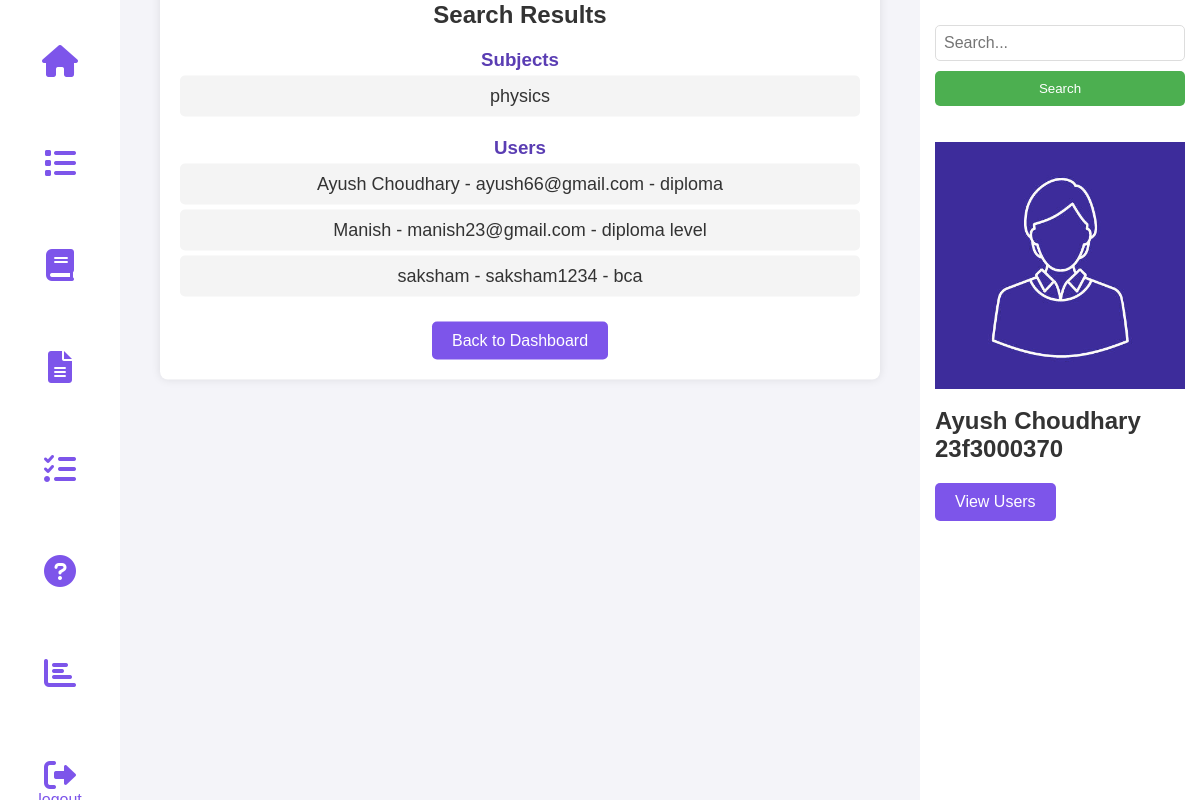
Page /search_admin (signed in) on the earlier database version.
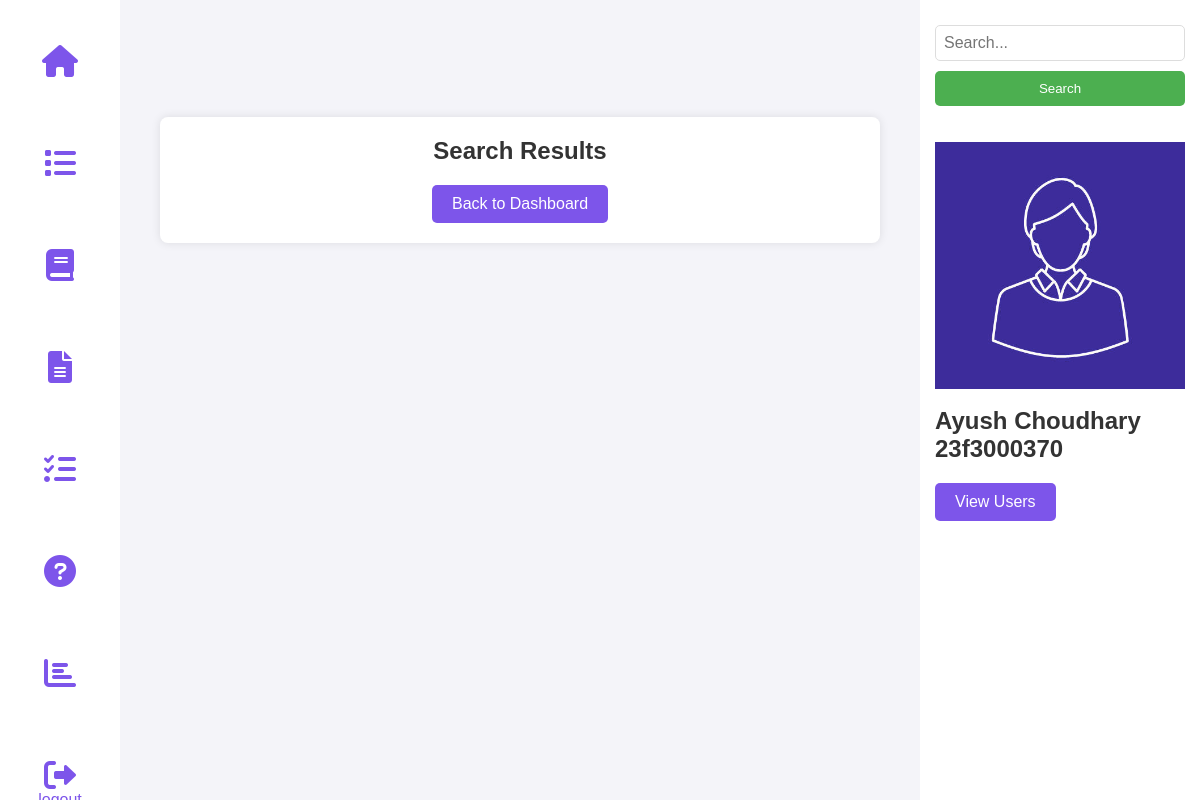
Same page on the later database version.
### tables this page shows
CREATE TABLE SUBJECTS(
    id INTEGER PRIMARY KEY AUTOINCREMENT,
    subject_name TEXT NOT NULL
    );

CREATE TABLE USERS (
        id INTEGER PRIMARY KEY AUTOINCREMENT,
        username TEXT UNIQUE NOT NULL,
        password TEXT NOT NULL,
        full_name TEXT NOT NULL,
        qualification TEXT,
        dob TEXT
    );

### controllers/admin.py (the view)
@admin_bp.route('/search_admin', methods=['GET'])
def search_admin():
    if 'admin' not in session:
        return redirect(url_for('auth.admin_login'))
    query = request.args.get('query', '')
    conn = get_db_connection()
    cursor = conn.cursor()
    cursor.execute("SELECT * FROM SUBJECTS WHERE subject_name LIKE ?", ('%' + query + '%',))
    subjects = cursor.fetchall()
    cursor.execute("SELECT * FROM CHAPTERS WHERE chapter_name LIKE ?", ('%' + query + '%',))
    chapters = cursor.fetchall()
    cursor.execute("SELECT * FROM QUIZES WHERE quiz_name LIKE ?", ('%' + query + '%',))
    quizzes = cursor.fetchall()
    cursor.execute("SELECT * FROM QUESTIONS WHERE question_title LIKE ?", ('%' + query + '%',))
    questions = cursor.fetchall()
    cursor.execute("SELECT * FROM USERS WHERE full_name LIKE ? OR qualification LIKE ? OR username LIKE ?",
                   ('%' + query + '%', '%' + query + '%', '%' + query + '%'))
    users = cursor.fetchall()
    conn.close()
    return render_template('admin/admin_search_results.html',
                           subjects=subjects,
                           chapters=chapters,
                           quizzes=quizzes,
                           questions=questions,
                           users=users)

### models/setup_db.py (called while the page is built)
def get_db_connection():
    try:
        conn = sqlite3.connect(DB_PATH)
        conn.execute("PRAGMA foreign_keys = ON;")
        return conn
    except sqlite3.Error as e:
        print(f"❌ Database connection failed: {e}")
        return None

### templates/admin/admin_search_results.html (shortened to what this page needs)
<!DOCTYPE html>
<html lang="en">
<head>
  <link rel="stylesheet" href="https://cdnjs.cloudflare.com/ajax/libs/font-awesome/6.0.0/css/all.min.css">
  <link rel="stylesheet" href="{{ url_for('static', filename='admin.css') }}">
</head>
<body>
  <nav class="nav">
    <div class="nav-left">
      <a href="{{ url_for('admin.admin_dashboard') }}"><button class="nav-button"><i
            class="fas fa-home fa-2x"></i></button></a>
      <a href="{{ url_for('admin.view_quiz') }}"><button class="nav-button"><i
            class="fas fa-list fa-2x"></i></button></a>
      <a href="{{ url_for('admin.add_subject') }}"><button class="nav-button"><i
            class="fas fa-book fa-2x"></i></button></a>
      <a href="{{ url_for('admin.add_chapter') }}"><button class="nav-button"><i
            class="fas fa-file-alt fa-2x"></i></button></a>
      <a href="{{ url_for('admin.add_quiz') }}"><button class="nav-button"><i
            class="fas fa-tasks fa-2x"></i></button></a>
      <a href="{{ url_for('admin.add_question') }}"><button class="nav-button"><i
            class="fas fa-question-circle fa-2x"></i></button></a>
      <a href="{{ url_for('admin.admin_summary') }}"><button class="nav-button"><i
            class="fas fa-chart-bar fa-2x"></i></button></a>
      <a href="{{ url_for('auth.logout') }}"><button class="nav-button"><i
            class="fas fa-sign-out-alt fa-2x"></i>logout</button></a>
    </div>
  </nav>
  <nav class="nav2">
    <div class="nav-right">
      <form method="GET" action="{{ url_for('admin.search_admin') }}">
        <input type="text" name="query" class="search-bar" placeholder="Search...">
        <button type="submit" class="search-button">Search</button>
      </form>
      <br><br>
      <img src="{{ url_for('static', filename='profile.png') }}" alt="Admin Profile" class="profile">
      <br>
      <h1>Ayush Choudhary</h1>
      <h2>23f3000370</h2>
      <a href="{{ url_for('admin.view_users') }}"><button class="back-button">View Users</button></a>
    </div>
  </nav>
  <div class="container3">
    <h2>Search Results</h2>
    {% if subjects %}
    <h3>Subjects</h3>
    <ul class="search-list">
      {% for subject in subjects %}
      <li>{{ subject[1] }}</li>
      {% endfor %}
    </ul>
    {% endif %}
    {% if users %}
    <h3>Users</h3>
    <ul class="search-list">
      {% for user in users %}
      <li>{{ user[3] }} - {{ user[1] }} - {{ user[4] }}</li>
      {% endfor %}
    </ul>
    {% endif %}
    <a href="{{ url_for('admin.admin_dashboard') }}"><button class="back-button">Back to Dashboard</button></a>
  </div>
</body>
</html>

Differences in the rows shown:
removed SUBJECTS: subject_name "physics"
removed USERS: full_name "Ayush Choudhary", username "ayush66@gmail.com", qualification "diploma"
removed USERS: full_name "Manish", username "manish23@gmail.com", qualification "diploma level"
removed USERS: full_name "saksham", username "saksham1234", qualification "bca"
Other differences:
text no longer shown: "Subjects Users"
